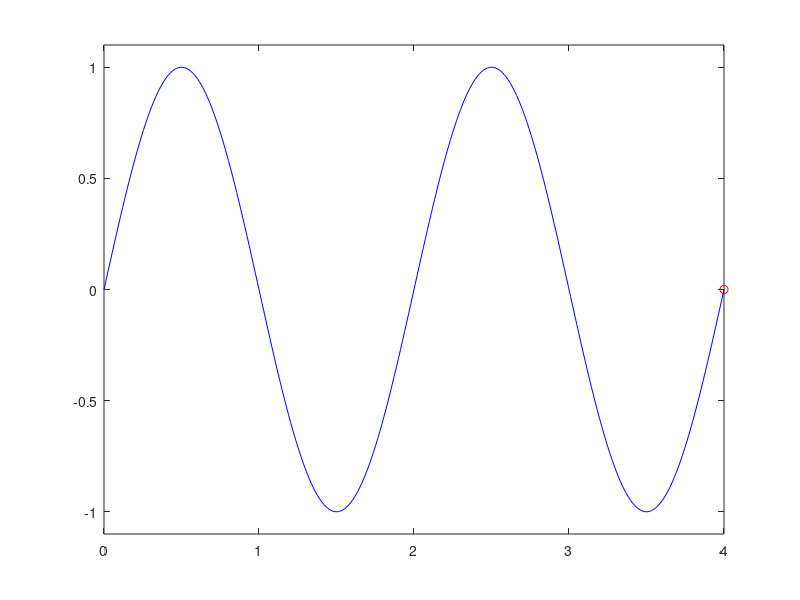

Reproduce this figure in MATLAB.
%animsin

clear all
clc

T=2;
tmin = 0;
tmax = 2*T;
Nt = 300;


t=linspace(tmin,tmax, Nt);
y = sin(2*pi*t/T);

for it=1:Nt
    plot(t(it), y(it), 'ro', t(1:it), y(1:it), 'b')
  
    axis([tmin, tmax, -1.1, 1.1]);
    drawnow
end 